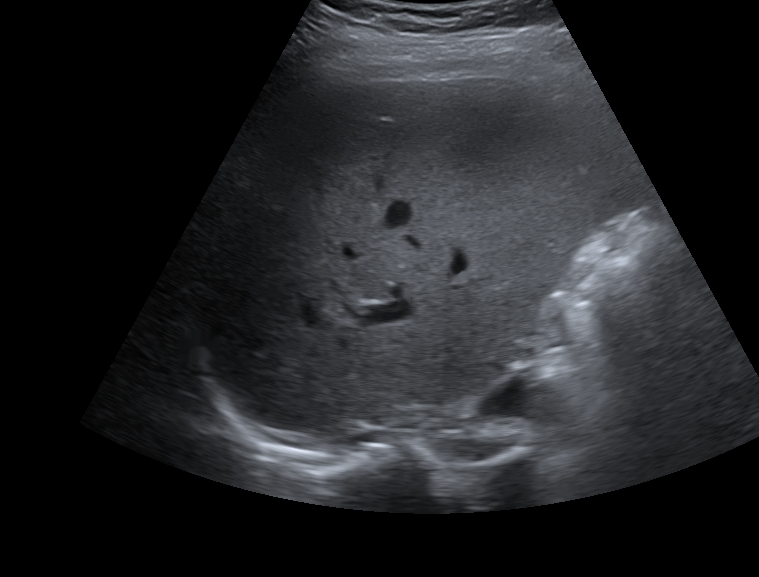
#> input picture core/security/liver_reference/Liver063.png, 759 x 577 px
$ python test_guard.py ../core/security/liver_reference/Liver063.png   (older library calls are emulated)
#> lines starting #> are read from the running program, lines starting #| are printed output that depends on the picture; after the words box and inside, x2 and y2 are one past the last pixel; in counts of white or black regions, pixels touching at a corner belong together
### core/security/image_guard.py
# core/security/image_guard.py
# -*- coding: utf-8 -*-
"""
Image Guard v4.0 — STRICT medical image validation

KEY CHANGES:
- Heuristic gate now REJECTS clear non-medical images
- Adds texture-energy check (rejects trees, textures, nature)
- Adds histogram-shape check (rejects uniform-color images)
- Adds edge-structure check (rejects random-edge images like trees)
- Runs BEFORE preprocessing (on raw image)
"""

import os
import math
import pickle
from typing import Optional, Dict, Tuple, List

try:
    import cv2
    import numpy as np
    from sklearn.decomposition import PCA
    from sklearn.covariance import EmpiricalCovariance
    HAS_CV2 = True
    HAS_SKLEARN = True
except ImportError:
    HAS_CV2 = False
    HAS_SKLEARN = False


# ================================================================
# Configuration
# ================================================================

MIN_LIVER_SCORE = 0.40
MIN_MODEL_CONFIDENCE = 0.2

PCA_COMPONENTS = 23
KNN_K = 7
REJECT_SCORE = 0.02

_HERE = os.path.dirname(os.path.abspath(__file__))
LIVER_REFERENCE_DIR = os.path.join(_HERE, "liver_reference")
CACHE_DIR = os.path.join(_HERE, ".cache")

_BUNDLE_MODEL_FILE = os.path.join(_HERE, "models", "liver_model.pkl")
_DEV_CACHE_FILE = os.path.join(CACHE_DIR, "liver_model.pkl")

MODEL_CACHE_FILE = _BUNDLE_MODEL_FILE
MODEL_CACHE_VERSION = 7

FEATURE_SIZE = (256, 256)
MAX_REFERENCE_IMAGES = 3000

_ALLOW_TRAINING = os.environ.get("LIVER_GUARD_ALLOW_TRAIN", "0") == "1"


# ================================================================
# ✅ NEW: Strong heuristic gate (rejects non-medical images)
# ================================================================

def _remove_color_labels_for_metrics(bgr: np.ndarray) -> np.ndarray:
    """
    حذف لیبل‌های رنگی کوچک برای محاسبه‌ی متریک.
    فقط لیبل‌های 20-800 پیکسل با اشباع بالا را حذف می‌کند.
    """
    try:
        hsv = cv2.cvtColor(bgr, cv2.COLOR_BGR2HSV)
        mask = cv2.inRange(
            hsv,
            np.array([0, 80, 100]),
            np.array([180, 255, 255]),
        )
        num, labels, stats, _ = cv2.connectedComponentsWithStats(mask, 8)
        clean_mask = np.zeros_like(mask)
        for i in range(1, num):
            area = stats[i, cv2.CC_STAT_AREA]
            if 20 <= area <= 800:
                clean_mask[labels == i] = 255

        if clean_mask.sum() == 0:
            return bgr

        return cv2.inpaint(bgr, clean_mask, 3, cv2.INPAINT_TELEA)
    except Exception:
        return bgr

def _saturation_score(bgr: np.ndarray) -> float:
    """Low score = too colorful (not ultrasound)."""
    try:
        # ✅ حذف لیبل‌های رنگی قبل از محاسبه
        bgr_clean = _remove_color_labels_for_metrics(bgr)

        gray = cv2.cvtColor(bgr_clean, cv2.COLOR_BGR2GRAY)
        tissue = gray > 15
        if tissue.sum() < 100:
            return 0.5
        hsv = cv2.cvtColor(bgr_clean, cv2.COLOR_BGR2HSV)
        sat = hsv[:, :, 1].astype(np.float32) / 255.0
        mean_sat = float(sat[tissue].mean())
        if mean_sat < 0.15:
            return 1.0
        elif mean_sat < 0.25:
            return 0.85
        elif mean_sat < 0.40:
            return 0.50
        elif mean_sat < 0.55:
            return 0.20
        else:
            return 0.0
    except Exception:
        return 0.5


def _brightness_score(bgr: np.ndarray) -> float:
    """Ultrasound has moderate brightness."""
    try:
        gray = cv2.cvtColor(bgr, cv2.COLOR_BGR2GRAY)
        tissue = gray > 15
        if tissue.sum() < 100:
            return 0.5
        vals = gray[tissue].astype(np.float32)
        mean_b = float(vals.mean()) / 255.0
        if 0.05 <= mean_b <= 0.85:
            return 1.0
        elif 0.02 <= mean_b < 0.05 or 0.85 < mean_b <= 0.95:
            return 0.5
        else:
            return 0.1
    except Exception:
        return 0.5


def _grayscale_score(bgr: np.ndarray) -> float:
    """Ultrasound is grayscale — no strong color tint."""
    try:
        # ✅ حذف لیبل‌های رنگی قبل از محاسبه
        bgr_clean = _remove_color_labels_for_metrics(bgr)

        gray = cv2.cvtColor(bgr_clean, cv2.COLOR_BGR2GRAY)
        tissue = gray > 15
        if tissue.sum() < 100:
            return 0.5
        b, g, r = cv2.split(bgr_clean.astype(np.float32))
        mr = float(r[tissue].mean())
        mg = float(g[tissue].mean())
        mb = float(b[tissue].mean())
        mean_all = (mr + mg + mb) / 3.0 + 1e-6
        diff = (abs(mr - mg) + abs(mg - mb) + abs(mb - mr)) / 3.0
        color_ratio = diff / mean_all
        if color_ratio < 0.05:
            return 1.0
        elif color_ratio < 0.10:
            return 0.85
        elif color_ratio < 0.20:
            return 0.55
        elif color_ratio < 0.35:
            return 0.20
        else:
            return 0.0
    except Exception:
        return 0.5


def _edge_density_score(bgr: np.ndarray) -> float:
    """نسخه نرم‌تر."""
    try:
        gray = cv2.cvtColor(bgr, cv2.COLOR_BGR2GRAY)
        tissue = gray > 15
        if tissue.sum() < 100:
            return 0.5
        edges = cv2.Canny(gray, 50, 150)
        density = float((edges > 0)[tissue].mean())
        # ✅ بازه‌ی وسیع‌تر
        if 0.02 <= density <= 0.30:      # ← از 0.05-0.ResNet18 به 0.02-0.30
            return 1.0
        elif 0.005 <= density < 0.02 or 0.30 < density <= 0.45:
            return 0.6
        elif 0.45 < density <= 0.60:
            return 0.25
        else:
            return 0.10
    except Exception:
        return 0.5


# [52 lines left out: function _extract_fan_roi_for_features, not called in this run]

def _histogram_shape_score(bgr: np.ndarray) -> float:
    """نسخه نرم‌تر برای تصاویر با پس‌زمینه‌ی سیاه و لیبل."""
    try:
        gray = cv2.cvtColor(bgr, cv2.COLOR_BGR2GRAY)
        tissue = gray > 15
        if tissue.sum() < 100:
            return 0.5
        hist = np.histogram(gray[tissue], bins=256, range=(0, 256))[0].astype(np.float32)
        hist /= (hist.sum() + 1e-6)
        mid_ratio = float(hist[40:230].sum())   # ← بازه‌ی وسیع‌تر
        extreme_ratio = float(hist[0:25].sum() + hist[240:256].sum())
        # ✅ آستانه‌های نرم‌تر
        if mid_ratio > 0.50 and extreme_ratio < 0.30:  # ← از 0.70/0.15
            return 1.0
        elif mid_ratio > 0.35 and extreme_ratio < 0.45:  # ← از 0.55/0.25
            return 0.75
        elif mid_ratio > 0.20 and extreme_ratio < 0.60:  # ← از 0.40/0.40
            return 0.45
        else:
            return 0.20
    except Exception:
        return 0.5


def _texture_energy_score(bgr: np.ndarray) -> float:
    """نسخه نرم‌تر برای بافت کبد چرب (که ناهموارتر از کبد سالم است)."""
    try:
        gray = cv2.cvtColor(bgr, cv2.COLOR_BGR2GRAY)
        tissue = gray > 15
        if tissue.sum() < 100:
            return 0.5
        gray_f = gray.astype(np.float32)
        mean = cv2.blur(gray_f, (15, 15))
        mean_sq = cv2.blur(gray_f ** 2, (15, 15))
        variance = np.maximum(mean_sq - mean ** 2, 0)
        local_var = float(variance[tissue].mean())
        # ✅ آستانه‌های نرم‌تر (بافت چرب = واریانس بالاتر)
        if local_var < 800:       # ← از 500 به 800
            return 1.0
        elif local_var < 2500:    # ← از 1500 به 2500
            return 0.85
        elif local_var < 6000:    # ← از 4000 به 6000
            return 0.60
        elif local_var < 15000:   # ← از 10000 به 15000
            return 0.35
        else:
            return 0.15
    except Exception:
        return 0.5

# [24 lines left out: function _small_color_label_ratio, not called in this run]


def _heuristic_gate(bgr: np.ndarray) -> Tuple[bool, float, Dict[str, float]]:
    """
    v4.4 — نرم‌تر برای تصاویر واقعی با لیبل.

    تغییرات:
    - Hard rejections فقط برای موارد بسیار واضح
    - وزن histogram و texture کاهش یافت
    - آستانه‌ها نرم‌تر شدند
    """
    metrics = {
        "saturation": _saturation_score(bgr),
        "brightness": _brightness_score(bgr),
        "grayscale": _grayscale_score(bgr),
        "edges": _edge_density_score(bgr),
        "histogram": _histogram_shape_score(bgr),
        "texture": _texture_energy_score(bgr),
    }
    weights = {
        "saturation": 0.25,  # ← بیشتر (چون مهم‌ترین نشانه)
        "brightness": 0.10,
        "grayscale": 0.30,  # ← بیشتر
        "edges": 0.15,
        "histogram": 0.10,  # ← کمتر (نرم‌تر)
        "texture": 0.10,  # ← کمتر (نرم‌تر)
    }
    score = sum(metrics[k] * weights[k] for k in weights)

    # ✅ HARD REJECTIONS — فقط واضح‌ترین‌ها
    # (آستانه‌ها نرم‌تر شدند)
    if metrics["saturation"] < 0.15:  # ← از 0.30 به 0.15
        return False, score, metrics
    if metrics["grayscale"] < 0.15:  # ← از 0.30 به 0.15
        return False, score, metrics
    if metrics["edges"] < 0.10:  # ← از 0.20 به 0.10
        return False, score, metrics
    if metrics["texture"] < 0.08:  # ← از 0.15 به 0.08
        return False, score, metrics
    # ❌ histogram hard rejection حذف شد (خیلی سخت‌گیرانه بود)

    # ✅ Final threshold
    is_medical = score >= 0.45  # ← از 0.55 به 0.45
    return is_medical, score, metrics


# ================================================================
# Feature extraction (same as before, no L2 norm)
# ================================================================

# [291 lines left out: functions _extract_roi, _tissue_gray, _compute_features, _local_binary_pattern, not called in this run]


# ================================================================
# LiverModel (same as before)
# ================================================================

class LiverModel:
    # [115 lines left out: functions __init__, fit, score, save, load, not called in this run]


_LIVER_MODEL: Optional[LiverModel] = None


def _get_liver_model() -> Optional[LiverModel]:
    global _LIVER_MODEL
    if _LIVER_MODEL is not None:
        return _LIVER_MODEL

    for path in (_BUNDLE_MODEL_FILE, _DEV_CACHE_FILE):
        if os.path.exists(path):
            m = LiverModel.load(path)
            if m is not None:
                _LIVER_MODEL = m
                return m

    if not _ALLOW_TRAINING:
        print("⚠️ Liver model pkl not found — guard in FAIL-OPEN mode.")
        return None

    print("🔄 [DEV] Training liver model from references...")
    features = _load_reference_features(LIVER_REFERENCE_DIR, max_images=MAX_REFERENCE_IMAGES)
    if not features or len(features) < 10:
        return None

    try:
        model = LiverModel()
        model.fit(features)
        model.save(_BUNDLE_MODEL_FILE)
        model.save(_DEV_CACHE_FILE)
        _LIVER_MODEL = model
        return model
    except Exception as e:
        print(f"⚠️ Training failed: {e}")
        return None


# [23 lines left out: function _load_reference_features, not called in this run]


# ================================================================
# Public API
# ================================================================

def analyze_image(image_path: str) -> Dict:
    """
    v5.0 — Pure one-class anomaly detection (بدون ultrasound verifier).
    """
    result = {"is_liver_like": True, "score": 1.0,
              "metrics": {}, "reason": ""}

    if not HAS_CV2 or not HAS_SKLEARN:
        result["reason"] = "Required libraries not available"
        return result

    if not image_path or not os.path.isfile(image_path):
        result["reason"] = "File not found — fail-open"
        return result

    try:
        img = cv2.imread(image_path)
        if img is None:
            result["reason"] = "Could not read image — fail-open"
            return result

        h, w = img.shape[:2]
        if max(h, w) > 800:
            s = 800.0 / max(h, w)
            img = cv2.resize(img, (int(w * s), int(h * s)))
            h, w = img.shape[:2]

        # ✅ Clean colored labels
        img_clean = _remove_color_labels_for_metrics(img)

        # ✅ Heuristic gate
        is_medical_like, heuristic_score, heuristic_metrics = _heuristic_gate(img_clean)
        result["metrics"].update(heuristic_metrics)
        result["metrics"]["heuristic_score"] = heuristic_score

        if not is_medical_like:
            result.update(is_liver_like=False, score=heuristic_score)
            worst = min(heuristic_metrics.items(), key=lambda kv: kv[1])
            reason_map = {
                "saturation": "Image is too colorful (not grayscale ultrasound)",
                "grayscale": "Image has strong color tint (not ultrasound)",
                "edges": "Image has wrong edge density (not ultrasound)",
                "texture": "Image has too much local texture (not ultrasound)",
                "histogram": "Histogram shape is not consistent with ultrasound",
                "brightness": "Brightness out of range",
            }
            result["reason"] = reason_map.get(worst[0],
                                              "Not a medical ultrasound image")
            return result

        # ✅ Liver model
        model = _get_liver_model()
        if model is None:
            result["is_liver_like"] = True
            result["score"] = heuristic_score
            result["reason"] = "No liver model — heuristic-only (fail-open)"
            return result

        test_vec = _compute_features(img_clean)
        if test_vec is None:
            result["is_liver_like"] = True
            result["reason"] = "Could not extract features — fail-open"
            return result

        liver_score = model.score(test_vec)
        result["metrics"]["liver_score"] = liver_score

        # ✅ v5.0: REJECT_SCORE
        if liver_score < REJECT_SCORE:
            result.update(
                is_liver_like=False,
                score=liver_score,
                reason=(
                    f"Does not match liver pattern "
                    f"(score={liver_score:.3f} < {REJECT_SCORE})"
                ),
            )
            return result

        final = 0.2 * heuristic_score + 0.8 * liver_score
        result["score"] = final
        result["metrics"]["final_score"] = final
        result["is_liver_like"] = final >= MIN_LIVER_SCORE
        if not result["is_liver_like"]:
            result["reason"] = (
                f"Score {final:.2f} below {MIN_LIVER_SCORE} "
                f"(heuristic={heuristic_score:.2f}, liver={liver_score:.2f})"
            )
        return result

    except Exception as e:
        result["is_liver_like"] = True
        result["reason"] = f"Error (fail-open): {e}"
        return result


# [25 lines left out: functions is_confident_result, reload_model, not called in this run]

### tools/test_guard.py
# tools/test_guard.py
import os
import sys
import json

_PROJECT_ROOT = os.path.dirname(os.path.dirname(os.path.abspath(__file__)))
sys.path.insert(0, _PROJECT_ROOT)

from core.security.image_guard import (
    analyze_image, _heuristic_gate, _remove_color_labels_for_metrics,
)
import cv2

if len(sys.argv) < 2:
    print("Usage: python tools/test_guard.py image.png")
    sys.exit(1)

path = sys.argv[1]
print(f"Testing: {path}")
print("=" * 70)

img = cv2.imread(path)
#> img is the input picture: shape (577, 759, 3); mean B, G, R 37.3, 34.9, 33.9
if img is None:
    print("❌ Could not read")
    sys.exit(1)

# ✅ Resize
h, w = img.shape[:2]
if max(h, w) > 800:
    s = 800.0 / max(h, w)
    img = cv2.resize(img, (int(w * s), int(h * s)))

# ✅ Clean
img_clean = _remove_color_labels_for_metrics(img)
#> in _remove_color_labels_for_metrics, `num, labels, stats, _ = cv2.connectedComponentsWithStats(mask, 8)`: num = 1; stats = [[0, 0, 759, 577, 437943]]

# ✅ Gate
is_medical, score, metrics = _heuristic_gate(img_clean)
#> in _saturation_score, `tissue = gray > 15`:
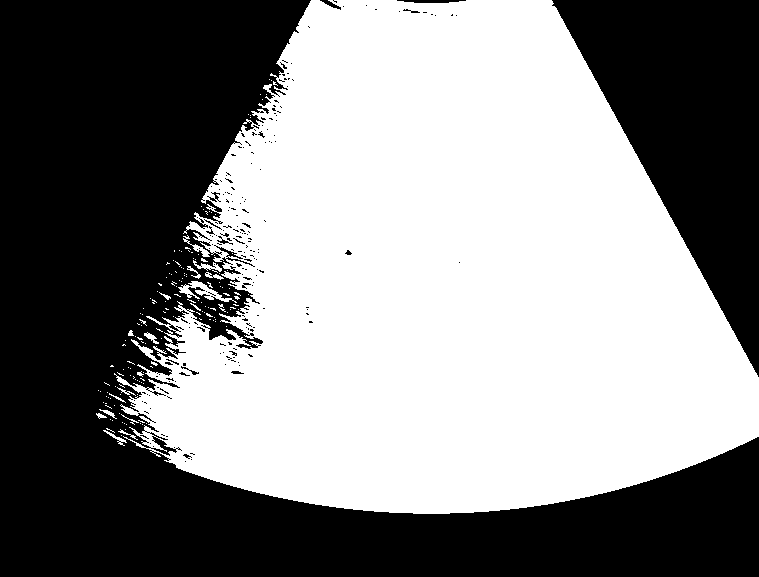
#> tissue: shape (577, 759) bool; 52.3% white; 209 black regions (194 under 20 px), largest, box (x1, y1, x2, y2) and area: (0, 0, 759, 577) 168476, (552, 0, 759, 377) 39154, (397, 0, 466, 3) 159
#> in _saturation_score, `sat = hsv[:, :, 1].astype(np.float32) / 255.0`:
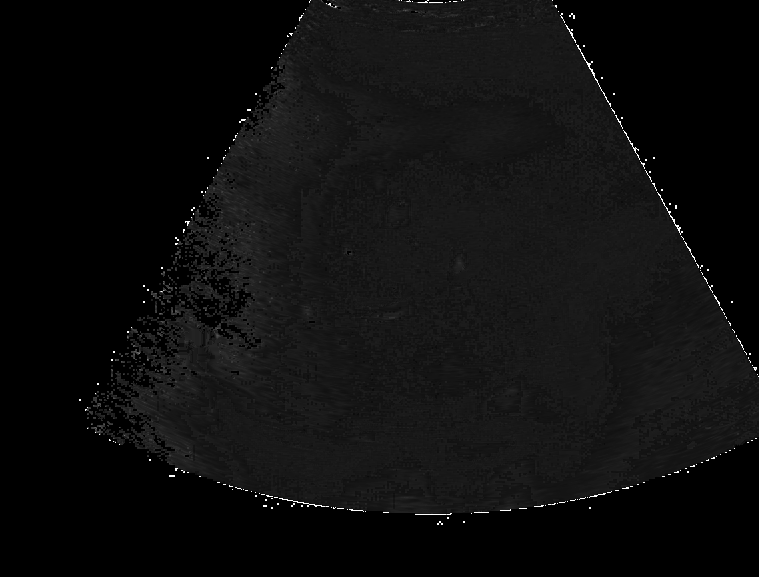
#> sat: shape (577, 759) float32; min 0, max 1, mean 0.0536
#> in _saturation_score, `mean_sat = float(sat[tissue].mean())`: mean_sat = 0.0938
#> in _brightness_score, `mean_b = float(vals.mean()) / 255.0`: mean_b = 0.259
#> in _grayscale_score, `mr = float(r[tissue].mean())`: mr = 64.18
#> in _grayscale_score, `mg = float(g[tissue].mean())`: mg = 66.14
#> in _grayscale_score, `mb = float(b[tissue].mean())`: mb = 70.67
#> in _grayscale_score, `mean_all = (mr + mg + mb) / 3.0 + 1e-6`: mean_all = 67
#> in _grayscale_score, `diff = (abs(mr - mg) + abs(mg - mb) + abs(mb - mr)) / 3.0`: diff = 4.33
#> in _grayscale_score, `color_ratio = diff / mean_all`: color_ratio = 0.0646
#> in _edge_density_score, `edges = cv2.Canny(gray, 50, 150)`:
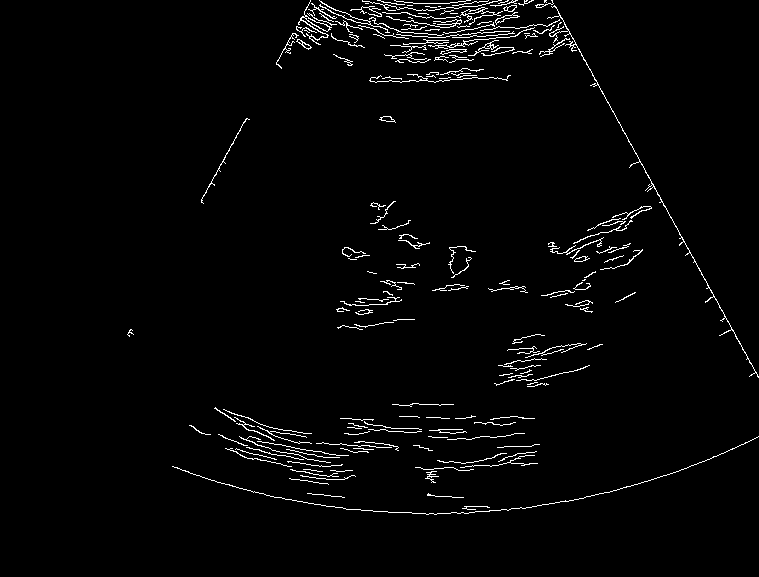
#> edges: shape (577, 759); 2.2% white in thin lines or dots, all inside (x1, y1, x2, y2) = (127, 0, 759, 515)
#> in _edge_density_score, `density = float((edges > 0)[tissue].mean())`: density = 0.0407
#> in _histogram_shape_score, `hist = np.histogram(gray[tissue], bins=256, range=(0, 256))[0].astype(..`: hist = 256 values, max 4305 at index 70, min 0 at index 0, mean 894.5
#> in _histogram_shape_score, `hist /= (hist.sum() + 1e-6)`: hist = 256 values, max 0.0188 at index 70, min 0 at index 0, mean 0.00391
#> in _histogram_shape_score, `mid_ratio = float(hist[40:230].sum())`: mid_ratio = 0.776
#> in _histogram_shape_score, `extreme_ratio = float(hist[0:25].sum() + hist[240:256].sum())`: extreme_ratio = 0.0862
#> in _texture_energy_score, `mean = cv2.blur(gray_f, (15, 15))`:
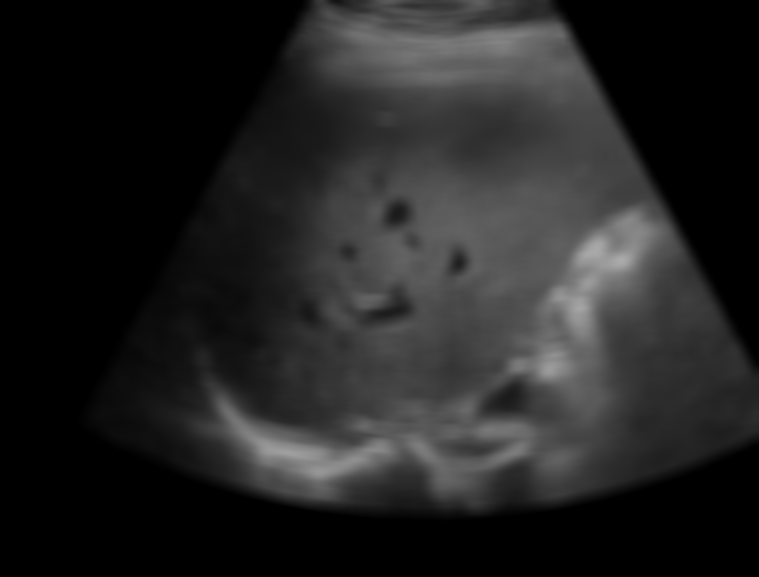
#> mean: shape (577, 759) float32; min 0, max 170.7, mean 34.9
#> (the rest of the program and of its run is left out)
